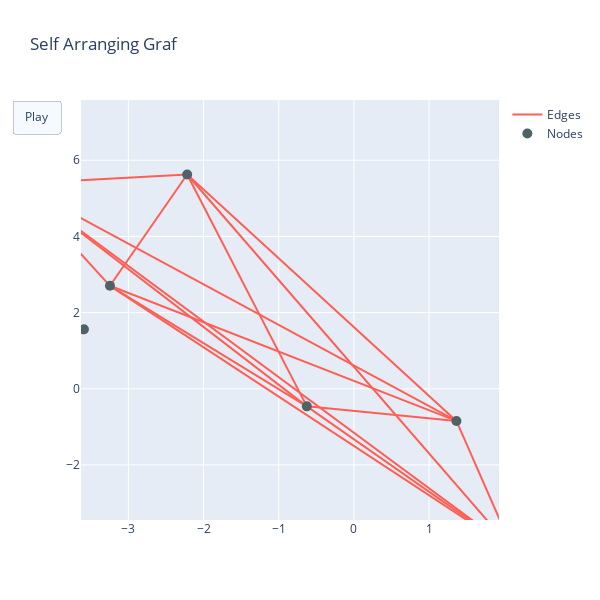

Write notebook code for a chart like this one.
### Code cell
G = nx.complete_graph(6)
G.add_node(6)
# Calculate positions of nodes
x,y, stats = na.arrange_graph(G, T=100)
# Create plotly animation
node_list, edge_list = utils.graph_to_plotly(stats['positions'], stats['connection_matrix'])
fig = utils.animate_network(node_list, edge_list, padding_scale =1.)
fig.show()

### Figure 1 — Plotly figure (JSON) as saved in the notebook; plotly's stock layout.template omitted (floating-point values rounded to 4 significant figures)
{"data": [{"line": {"color": "#FE5F55", "width": 2}, "mode": "lines", "name": "Edges", "showlegend": true, "type": "scatter", "x": [-4.482, 2.12, null, -4.482, 1.363, null, -4.482, -3.245, null, -4.482, -0.6264, null, -4.482, -2.218, null, 2.12, 1.363, null, 2.12, -3.245, null, 2.12, -0.6264, null, 2.12, -2.218, null, 1.363, -3.245, null, 1.363, -0.6264, null, 1.363, -2.218, null, -3.245, -0.6264, null, -3.245, -2.218, null, -0.6264, -2.218, null], "y": [5.385, -4.248, null, 5.385, -0.8454, null, 5.385, 2.703, null, 5.385, -0.462, null, 5.385, 5.624, null, -4.248, -0.8454, null, -4.248, 2.703, null, -4.248, -0.462, null, -4.248, 5.624, null, -0.8454, 2.703, null, -0.8454, -0.462, null, -0.8454, 5.624, null, 2.703, -0.462, null, 2.703, 5.624, null, -0.462, 5.624, null]}, {"marker": {"color": "#4F6367", "size": 10}, "mode": "markers", "name": "Nodes", "showlegend": true, "type": "scatter", "x": [-4.482, 2.12, 1.363, -3.245, -0.6264, -2.218, -3.591], "y": [5.385, -4.248, -0.8454, 2.703, -0.462, 5.624, 1.559]}], "layout": {"height": 600, "hovermode": "closest", "title": {"text": "Self Arranging Graf"}, "updatemenus": [{"buttons": [{"args": [null], "label": "Play", "method": "animate"}], "type": "buttons"}], "width": 600, "xaxis": {"autorange": false, "range": [-3.63, 1.93], "zeroline": false}, "yaxis": {"autorange": false, "range": [-3.446, 7.581], "zeroline": false}}}
